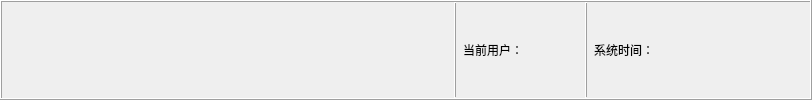
     <widget class="QFrame" name="frame_3">
      <property name="styleSheet">
       <string notr="true"/>
      </property>
      <property name="frameShape">
       <enum>QFrame::Box</enum>
      </property>
      <property name="frameShadow">
       <enum>QFrame::Raised</enum>
      </property>
      <layout class="QGridLayout" name="gridLayout_3">
       <property name="leftMargin">
        <number>0</number>
       </property>
       <property name="topMargin">
        <number>0</number>
       </property>
       <property name="rightMargin">
        <number>0</number>
       </property>
       <property name="bottomMargin">
        <number>0</number>
       </property>
       <property name="spacing">
        <number>0</number>
       </property>
       <item row="0" column="0">
        <layout class="QHBoxLayout" name="horizontalLayout_4">
         <property name="spacing">
          <number>6</number>
         </property>
         <item>
          <widget class="QLabel" name="sys_img">
           <property name="minimumSize">
            <size>
             <width>200</width>
             <height>40</height>
            </size>
           </property>
           <property name="maximumSize">
            <size>
             <width>200</width>
             <height>40</height>
            </size>
           </property>
           <property name="autoFillBackground">
            <bool>false</bool>
           </property>
           <property name="frameShape">
            <enum>QFrame::NoFrame</enum>
           </property>
           <property name="text">
            <string/>
           </property>
           <property name="scaledContents">
            <bool>false</bool>
           </property>
          </widget>
         </item>
         <item>
          <widget class="QLabel" name="sys_name">
           <property name="minimumSize">
            <size>
             <width>200</width>
             <height>0</height>
            </size>
           </property>
           <property name="maximumSize">
            <size>
             <width>200</width>
             <height>16777215</height>
            </size>
           </property>
           <property name="font">
            <font>
             <family>微软雅黑</family>
             <pointsize>14</pointsize>
            </font>
           </property>
           <property name="frameShape">
            <enum>QFrame::NoFrame</enum>
           </property>
           <property name="text">
            <string/>
           </property>
          </widget>
         </item>
         <item>
          <spacer name="horizontalSpacer_3">
           <property name="orientation">
            <enum>Qt::Horizontal</enum>
           </property>
           <property name="sizeHint" stdset="0">
            <size>
             <width>40</width>
             <height>20</height>
            </size>
           </property>
          </spacer>
         </item>
         <item>
          <widget class="QFrame" name="frame">
           <property name="frameShape">
            <enum>QFrame::VLine</enum>
           </property>
           <property name="frameShadow">
            <enum>QFrame::Raised</enum>
           </property>
          </widget>
         </item>
         <item>
          <widget class="QLabel" name="label_6">
           <property name="minimumSize">
            <size>
             <width>60</width>
             <height>40</height>
            </size>
           </property>
           <property name="maximumSize">
            <size>
             <width>60</width>
             <height>40</height>
            </size>
           </property>
           <property name="frameShape">
            <enum>QFrame::NoFrame</enum>
           </property>
           <property name="text">
            <string>当前用户：</string>
           </property>
          </widget>
         </item>
         <item>
          <widget class="QLabel" name="currentUser">
           <property name="minimumSize">
            <size>
             <width>50</width>
             <height>0</height>
            </size>
           </property>
           <property name="maximumSize">
            <size>
             <width>50</width>
             <height>16777215</height>
            </size>
           </property>
           <property name="frameShape">
            <enum>QFrame::NoFrame</enum>
           </property>
           <property name="text">
            <string/>
           </property>
          </widget>
         </item>
         <item>
          <widget class="QFrame" name="frame_2">
           <property name="frameShape">
            <enum>QFrame::VLine</enum>
           </property>
           <property name="frameShadow">
            <enum>QFrame::Raised</enum>
           </property>
          </widget>
         </item>
         <item>
          <widget class="QLabel" name="label_7">
           <property name="minimumSize">
            <size>
             <width>60</width>
             <height>40</height>
            </size>
           </property>
           <property name="maximumSize">
            <size>
             <width>60</width>
             <height>40</height>
            </size>
           </property>
           <property name="frameShape">
            <enum>QFrame::NoFrame</enum>
           </property>
           <property name="text">
            <string>系统时间：</string>
           </property>
          </widget>
         </item>
         <item>
          <widget class="QLabel" name="currenTime">
           <property name="minimumSize">
            <size>
             <width>150</width>
             <height>0</height>
            </size>
           </property>
           <property name="maximumSize">
            <size>
             <width>150</width>
             <height>16777215</height>
            </size>
           </property>
           <property name="frameShape">
            <enum>QFrame::NoFrame</enum>
           </property>
           <property name="text">
            <string/>
           </property>
          </widget>
         </item>
        </layout>
       </item>
      </layout>
     </widget>
